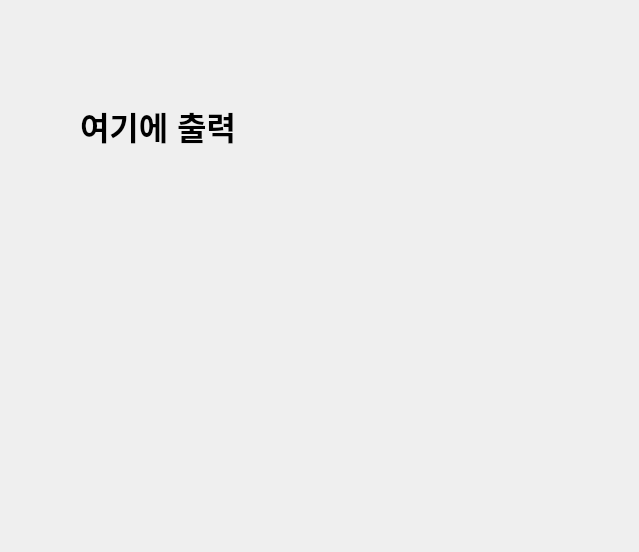
<?xml version="1.0" encoding="UTF-8"?>
<ui version="4.0">
 <class>Dialog</class>
 <widget class="QDialog" name="Dialog">
  <property name="geometry">
   <rect>
    <x>0</x>
    <y>0</y>
    <width>639</width>
    <height>552</height>
   </rect>
  </property>
  <property name="windowTitle">
   <string>Dialog</string>
  </property>
  <widget class="QLabel" name="label">
   <property name="geometry">
    <rect>
     <x>80</x>
     <y>80</y>
     <width>421</width>
     <height>91</height>
    </rect>
   </property>
   <property name="font">
    <font>
     <pointsize>24</pointsize>
     <bold>true</bold>
    </font>
   </property>
   <property name="text">
    <string>여기에 출력</string>
   </property>
  </widget>
 </widget>
 <resources/>
 <connections/>
</ui>
